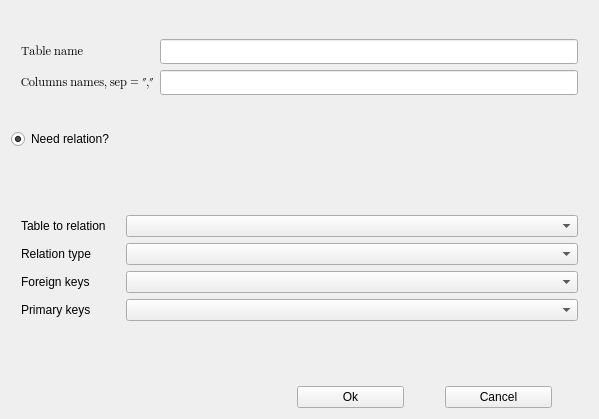
<?xml version="1.0" encoding="UTF-8"?>
<ui version="4.0">
 <class>TableCreator</class>
 <widget class="QWidget" name="TableCreator">
  <property name="geometry">
   <rect>
    <x>0</x>
    <y>0</y>
    <width>599</width>
    <height>419</height>
   </rect>
  </property>
  <property name="windowTitle">
   <string>Set new table config</string>
  </property>
  <layout class="QVBoxLayout" name="verticalLayout" stretch="4,2,8,3">
   <property name="bottomMargin">
    <number>11</number>
   </property>
   <item>
    <layout class="QFormLayout" name="formLayout">
     <property name="formAlignment">
      <set>Qt::AlignCenter</set>
     </property>
     <property name="leftMargin">
      <number>10</number>
     </property>
     <property name="rightMargin">
      <number>10</number>
     </property>
     <item row="0" column="0">
      <widget class="QLabel" name="tabName">
       <property name="font">
        <font>
         <family>Segoe UI Emoji</family>
        </font>
       </property>
       <property name="text">
        <string>Table name</string>
       </property>
      </widget>
     </item>
     <item row="0" column="1">
      <widget class="QLineEdit" name="TableNameLineEdit">
       <property name="font">
        <font>
         <family>Segoe UI Emoji</family>
        </font>
       </property>
       <property name="text">
        <string notr="true"/>
       </property>
       <property name="dragEnabled">
        <bool>true</bool>
       </property>
       <property name="placeholderText">
        <string notr="true"/>
       </property>
       <property name="clearButtonEnabled">
        <bool>true</bool>
       </property>
      </widget>
     </item>
     <item row="1" column="0">
      <widget class="QLabel" name="colNames">
       <property name="font">
        <font>
         <family>Segoe UI Emoji</family>
        </font>
       </property>
       <property name="text">
        <string>Columns names, sep = &quot;,&quot;</string>
       </property>
      </widget>
     </item>
     <item row="1" column="1">
      <widget class="QLineEdit" name="ColsNamesLineEdit">
       <property name="font">
        <font>
         <family>Segoe UI Emoji</family>
        </font>
       </property>
       <property name="text">
        <string notr="true"/>
       </property>
       <property name="frame">
        <bool>true</bool>
       </property>
       <property name="clearButtonEnabled">
        <bool>true</bool>
       </property>
      </widget>
     </item>
    </layout>
   </item>
   <item>
    <widget class="QRadioButton" name="isRelation">
     <property name="text">
      <string>Need relation?</string>
     </property>
     <property name="checked">
      <bool>true</bool>
     </property>
    </widget>
   </item>
   <item>
    <layout class="QFormLayout" name="formLayout_2">
     <property name="sizeConstraint">
      <enum>QLayout::SetFixedSize</enum>
     </property>
     <property name="fieldGrowthPolicy">
      <enum>QFormLayout::AllNonFixedFieldsGrow</enum>
     </property>
     <property name="rowWrapPolicy">
      <enum>QFormLayout::DontWrapRows</enum>
     </property>
     <property name="labelAlignment">
      <set>Qt::AlignLeading|Qt::AlignLeft|Qt::AlignVCenter</set>
     </property>
     <property name="formAlignment">
      <set>Qt::AlignCenter</set>
     </property>
     <property name="horizontalSpacing">
      <number>20</number>
     </property>
     <property name="leftMargin">
      <number>10</number>
     </property>
     <property name="rightMargin">
      <number>10</number>
     </property>
     <item row="0" column="0">
      <widget class="QLabel" name="label">
       <property name="text">
        <string>Table to relation</string>
       </property>
      </widget>
     </item>
     <item row="0" column="1">
      <widget class="QComboBox" name="chooseTableComboBox"/>
     </item>
     <item row="1" column="0">
      <widget class="QLabel" name="label_2">
       <property name="text">
        <string>Relation type</string>
       </property>
      </widget>
     </item>
     <item row="1" column="1">
      <widget class="QComboBox" name="relationComboBox"/>
     </item>
     <item row="2" column="0">
      <widget class="QLabel" name="label_3">
       <property name="text">
        <string>Foreign keys</string>
       </property>
      </widget>
     </item>
     <item row="3" column="0">
      <widget class="QLabel" name="label_4">
       <property name="text">
        <string>Primary keys</string>
       </property>
      </widget>
     </item>
     <item row="2" column="1">
      <widget class="QComboBox" name="foreignKeyComboBox">
       <property name="editable">
        <bool>false</bool>
       </property>
      </widget>
     </item>
     <item row="3" column="1">
      <widget class="QComboBox" name="primaryKeyComboBox">
       <property name="editable">
        <bool>false</bool>
       </property>
      </widget>
     </item>
    </layout>
   </item>
   <item>
    <layout class="QHBoxLayout" name="horizontalLayout" stretch="8,3,1,3,1">
     <item>
      <spacer name="horizontalSpacer_2">
       <property name="orientation">
        <enum>Qt::Horizontal</enum>
       </property>
       <property name="sizeHint" stdset="0">
        <size>
         <width>40</width>
         <height>20</height>
        </size>
       </property>
      </spacer>
     </item>
     <item>
      <widget class="QPushButton" name="OKButton">
       <property name="text">
        <string>Ok</string>
       </property>
      </widget>
     </item>
     <item>
      <spacer name="horizontalSpacer">
       <property name="orientation">
        <enum>Qt::Horizontal</enum>
       </property>
       <property name="sizeHint" stdset="0">
        <size>
         <width>40</width>
         <height>20</height>
        </size>
       </property>
      </spacer>
     </item>
     <item>
      <widget class="QPushButton" name="cancelButton">
       <property name="text">
        <string>Cancel</string>
       </property>
      </widget>
     </item>
     <item>
      <spacer name="horizontalSpacer_3">
       <property name="orientation">
        <enum>Qt::Horizontal</enum>
       </property>
       <property name="sizeHint" stdset="0">
        <size>
         <width>40</width>
         <height>20</height>
        </size>
       </property>
      </spacer>
     </item>
    </layout>
   </item>
  </layout>
 </widget>
 <resources/>
 <connections/>
</ui>
